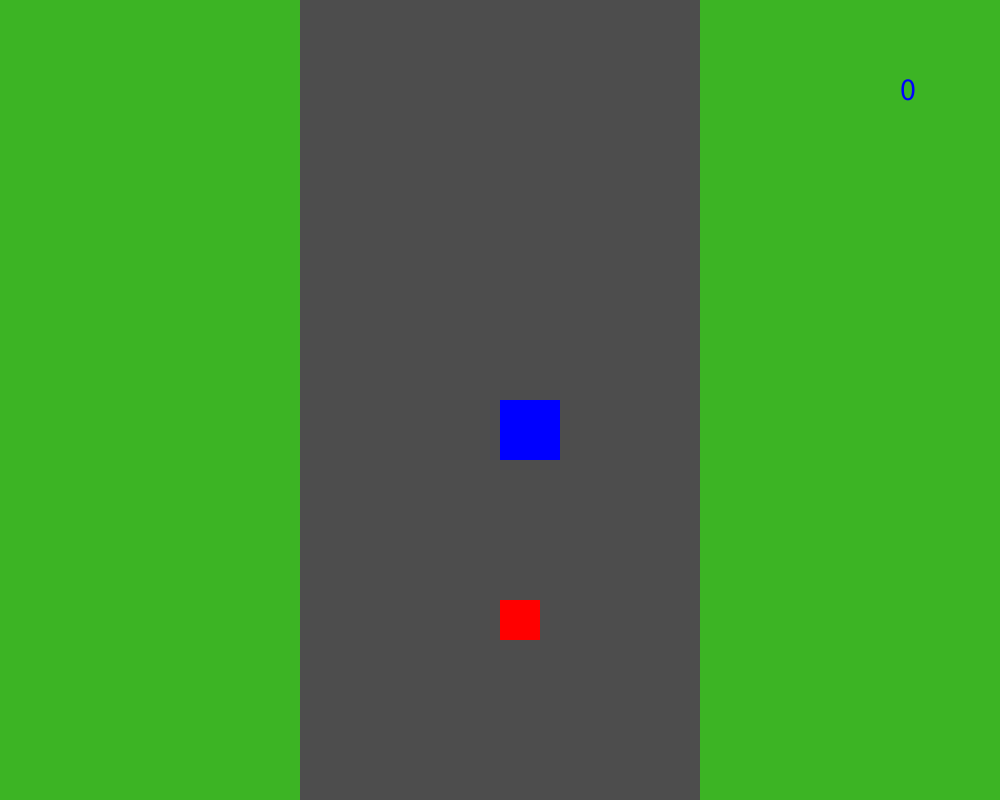
Frame 1 (no input)
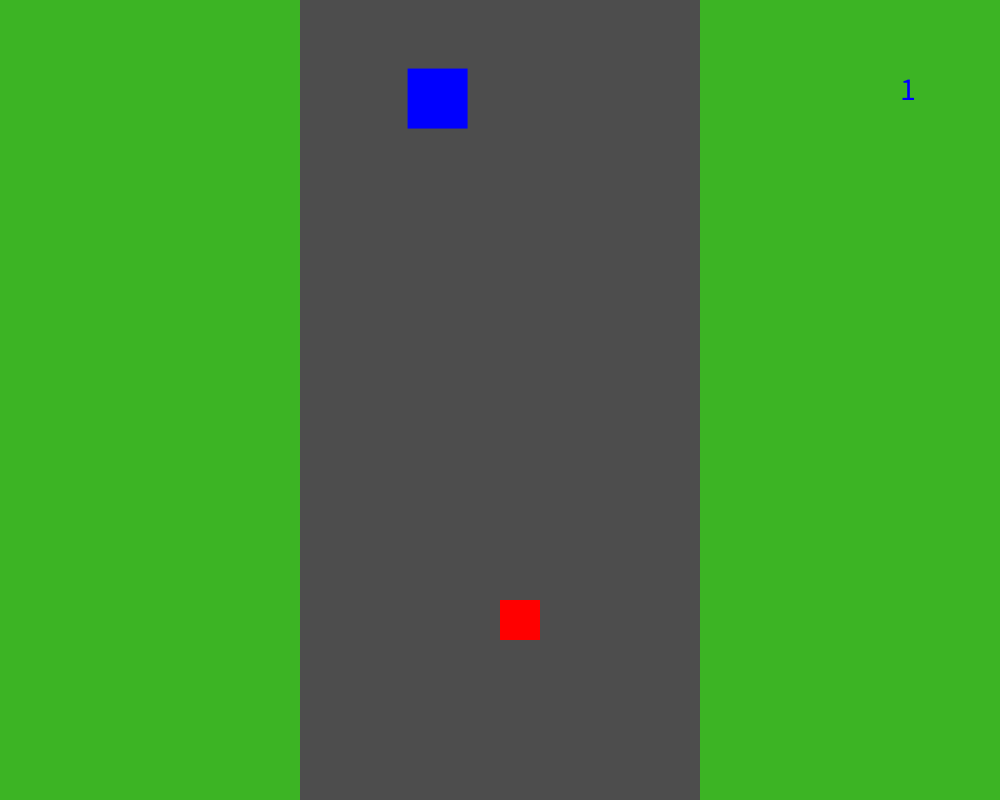
Frame 60 (the mouse pressed at the canvas centre just before this capture)
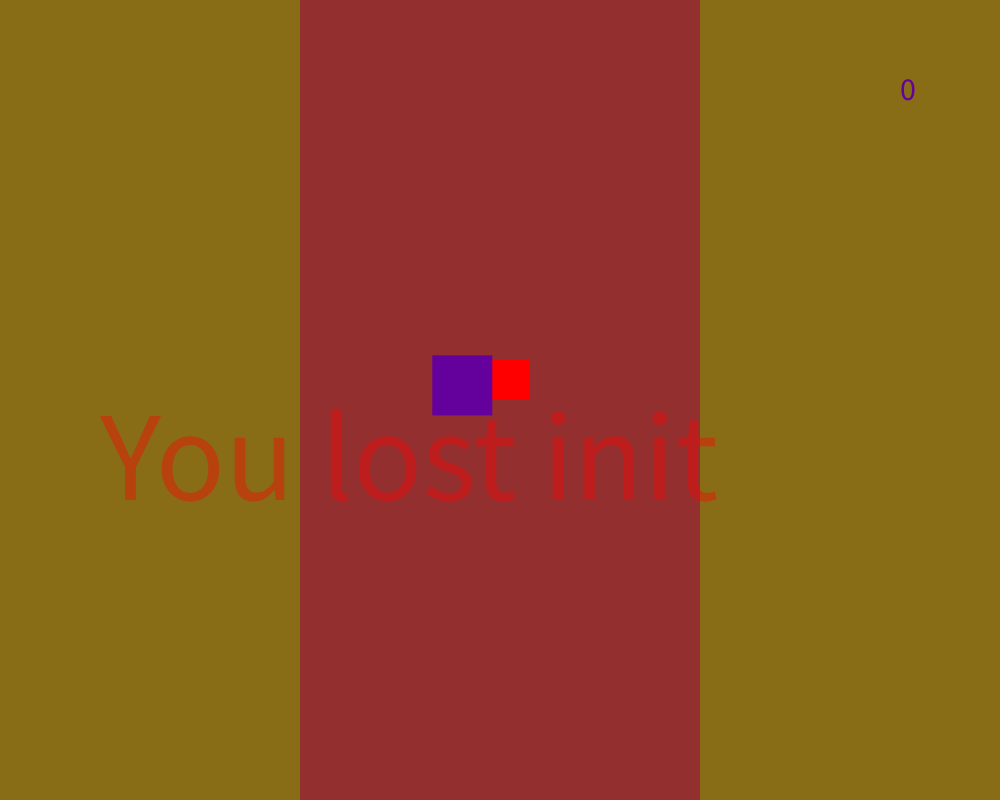
Frame 120 (the mouse held since frame 60 and released just before this capture)

The Processing sketch that drew these frames (run headless with seeded random() and noise(); from frame 60 on, the mouse is pressed at the canvas centre):

// Processing sketch: Gambling_rectangles
// ── Gambling_rectangles.pde
float rectY;
int time;

//call the class and call the variables
Player player;
Enemy enemy;

void setup() {
  size(1000, 800);
  player = new Player(500, 600, 40, 40);
  enemy = new Enemy(width/2, height/2, 60, 60);
}

void draw() {
  frameRate(60);
  noStroke();

  //Street background
  fill(#4D4D4D);
  rect(300, rectY, 400, 1000);

  //Walls
  fill(#3CB424);
  rect(0, rectY, 300, 1000); //left wall
  fill(#3CB424);
  rect(700, rectY, 300, 1000); //right wall

  //Entities
  //Collision with right wall
  if (mouseX > 310 && mouseX < 670) {
    player.x = mouseX - 10;
  }

  if (mouseY > 40 && mouseY < 960){
    player.y = mouseY - 40;
  }
  
  player.draw();
  enemy.draw();
  
  
  if (rectangleIntersect(player,enemy)==true){
   time = time + 0;
   textSize(32);
   text(time, 900, 100);
   fill(255,0,0,100);
   rect(0,0,width,height);
   frameRate(1);
   textSize(128);
   text("You lost init", 100, 500);
   time = 0;
  }else{
   if (frameCount % 60 == 0){
     time += 1;
   }
   textSize(32);
   text(time, 900, 100);
  }
  
  if (frameCount % 10 == 0){
  enemy.x = random(290,640);
  enemy.y = random(740);
  }
  
  if (time == 60){
   fill(118,48,144,100);
   rect(0,0,width,height);
   fill(0,255,0);
   frameRate(0);
   textSize(100);
   text("You won, congrats!", 10, 200);
   text("if I had the money", 10, 500);
   text("I would allow you £5", 10, 600);
   text("NOOO CAPP", 200, 750);
  }
  
}

//Code inspired from https://www.youtube.com/watch?v=O8VyU4j6dT0&t=19s
boolean rectangleIntersect(Player player, Enemy enemy) {
  //what is the dist on the x-axis
  float distX = abs((player.x+player.w/2)-(enemy.x+enemy.w/2));
  //what is the dist on the y-axis
  float distY = abs((player.y+player.h/2)-(enemy.y+enemy.h/2));
  //what is the combined half widths
  float combinedHalfWidths = player.w/2 + enemy.w/2;
  //what is the combined half heights
  float combinedHalfHeights = player.h/2 + enemy.h/2;

  //check for x-axis intersection
  if (distX < combinedHalfWidths) {
    //check on y-axis
    if (distY < combinedHalfHeights) {
      //they are intersecting
      return true;
    }
  }
  return false;
}

// ── EnemyClass.pde
class Enemy {
  float x;
  float y;
  float w;
  float h;

  Enemy(float in_x, float in_y, float in_w, float in_h) {
    x = in_x;
    y = in_y;
    w = in_w;
    h = in_h;
  }



  void draw() {
    noStroke();
    fill(0, 0, 255);
    rect (x, y, w, h);
  }
}

// ── PlayerClass.pde
class Player {
  float x;
  float y;
  float w;
  float h;

  Player(float in_x, float in_y, float in_w, float in_h) {
    x = in_x;
    y = in_y;
    w = in_w;
    h = in_h;
  }



  void draw() {
    noStroke();
    fill(255, 0, 0);
    rect (x, y, w, h);
  }
}
